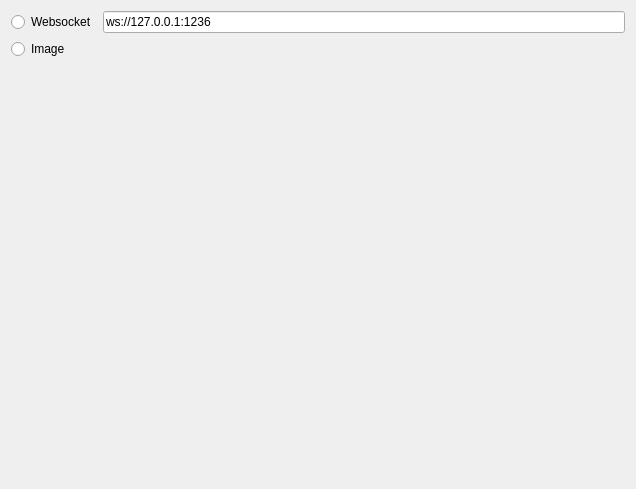
<?xml version="1.0" encoding="UTF-8"?>
<ui version="4.0">
 <class>widget_source_selection</class>
 <widget class="QWidget" name="widget_source_selection">
  <property name="geometry">
   <rect>
    <x>0</x>
    <y>0</y>
    <width>636</width>
    <height>489</height>
   </rect>
  </property>
  <property name="windowTitle">
   <string>Form</string>
  </property>
  <layout class="QGridLayout" name="gridLayout">
   <item row="0" column="0">
    <widget class="QRadioButton" name="radioButtonWebSocket">
     <property name="text">
      <string>Websocket</string>
     </property>
    </widget>
   </item>
   <item row="0" column="1">
    <widget class="QLineEdit" name="lineEditWebSockets">
     <property name="text">
      <string>ws://127.0.0.1:1236</string>
     </property>
     <property name="placeholderText">
      <string>ws://127.0.0.1:1235</string>
     </property>
    </widget>
   </item>
   <item row="1" column="0" colspan="2">
    <widget class="QRadioButton" name="radioButtonImage">
     <property name="text">
      <string>Image</string>
     </property>
    </widget>
   </item>
   <item row="2" column="0">
    <spacer name="verticalSpacer">
     <property name="orientation">
      <enum>Qt::Vertical</enum>
     </property>
     <property name="sizeHint" stdset="0">
      <size>
       <width>20</width>
       <height>412</height>
      </size>
     </property>
    </spacer>
   </item>
  </layout>
 </widget>
 <resources/>
 <connections/>
</ui>
